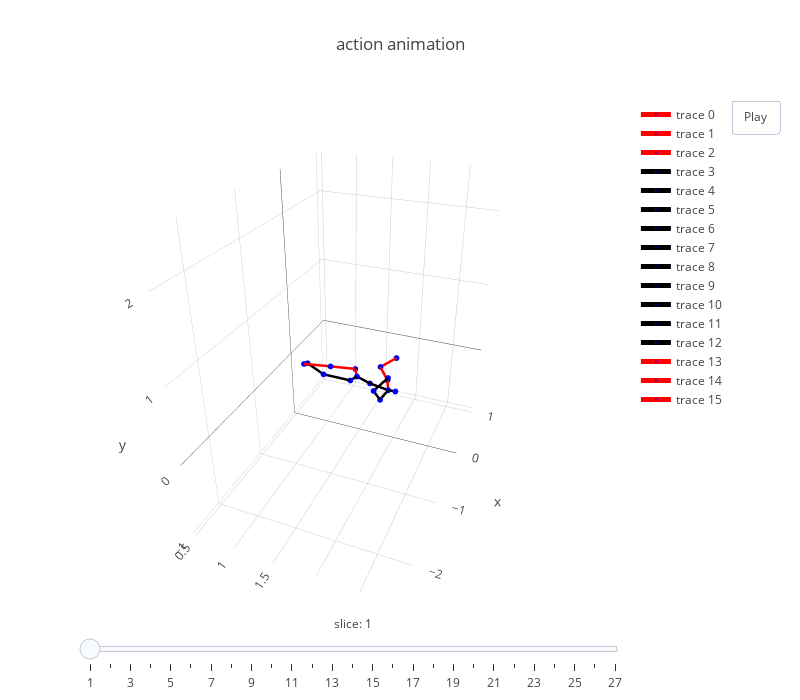

Notebook cell for this chart:
### Code cell
obj_pts = gt_reproj.reshape(-1, 3)
xmin = obj_pts[:,0].min()
ymin = obj_pts[:,1].min()
zmin = obj_pts[:,2].min()
xmax = obj_pts[:,0].max()
ymax = obj_pts[:,1].max()
zmax = obj_pts[:,2].max()

frames, layout = generate_frames_layout(gt_reproj[::10], 
                                        dataset.skeleton(), 
                                        human36m_kpts_name, 
                                        x_range = [xmin, xmax], 
                                        y_range = [ymin, ymax], 
                                        z_range = [zmin, zmax])
fig = dict(data=get_line_3d_segs(gt_reproj, 0, dataset.skeleton(), human36m_kpts_name), layout=layout, frames=frames)
plotly.offline.iplot(fig)

### Figure 1 — Plotly figure (JSON) as saved in the notebook; plotly's stock layout.template omitted (floating-point values rounded to 4 significant figures)
{"data": [{"line": {"color": "red", "width": 5}, "marker": {"color": "blue", "size": 2}, "text": ["RHip"], "type": "scatter3d", "uid": "61663cb2-ae91-412a-934c-ef5dc2629951", "x": [0.5282, 0.4813], "y": [-0.383, -0.4749], "z": [1.218, 1.264]}, {"line": {"color": "red", "width": 5}, "marker": {"color": "blue", "size": 2}, "text": ["RKnee"], "type": "scatter3d", "uid": "4410b38e-3911-4ac8-9108-adac509d6d6c", "x": [0.2572, 0.5282], "y": [-0.2475, -0.383], "z": [0.9475, 1.218]}, {"line": {"color": "red", "width": 5}, "marker": {"color": "blue", "size": 2}, "text": ["RAnkle"], "type": "scatter3d", "uid": "9cb646ff-1ef5-4b66-bb8e-002bb030ddf3", "x": [0.2474, 0.2572], "y": [-0.2967, -0.2475], "z": [0.5295, 0.9475]}, {"line": {"color": "black", "width": 5}, "marker": {"color": "blue", "size": 2}, "text": ["LHip"], "type": "scatter3d", "uid": "f1a3ff33-6fa8-425f-a265-b07652eca3ae", "x": [0.4075, 0.4813], "y": [-0.5167, -0.4749], "z": [1.189, 1.264]}, {"line": {"color": "black", "width": 5}, "marker": {"color": "blue", "size": 2}, "text": ["LKnee"], "type": "scatter3d", "uid": "ff518162-8490-4510-8ee7-29954db8806c", "x": [0.2316, 0.4075], "y": [-0.3905, -0.5167], "z": [0.8455, 1.189]}, {"line": {"color": "black", "width": 5}, "marker": {"color": "blue", "size": 2}, "text": ["LAnkle"], "type": "scatter3d", "uid": "a01aa991-b2a9-462c-951e-666ad1ad95c9", "x": [0.4482, 0.2316], "y": [-0.4081, -0.3905], "z": [0.4849, 0.8455]}, {"line": {"color": "black", "width": 5}, "marker": {"color": "blue", "size": 2}, "text": ["Spine1"], "type": "scatter3d", "uid": "f044fbd6-99b9-4b9a-9463-9cf6bd87419c", "x": [0.5212, 0.4813], "y": [-0.5721, -0.4749], "z": [1.452, 1.264]}, {"line": {"color": "black", "width": 5}, "marker": {"color": "blue", "size": 2}, "text": ["Neck"], "type": "scatter3d", "uid": "b5f95e46-7a90-4797-8cbe-596dd904db38", "x": [0.5649, 0.5212], "y": [-0.6499, -0.5721], "z": [1.721, 1.452]}, {"line": {"color": "black", "width": 5}, "marker": {"color": "blue", "size": 2}, "text": ["Head"], "type": "scatter3d", "uid": "47595085-91e5-42fb-b5bd-ddc34a45df73", "x": [0.5667, 0.5649], "y": [-0.6458, -0.6499], "z": [1.829, 1.721]}, {"line": {"color": "black", "width": 5}, "marker": {"color": "blue", "size": 2}, "text": ["Site"], "type": "scatter3d", "uid": "e066b787-de9b-4311-840f-3f19c7b5358e", "x": [0.5667, 0.5667], "y": [-0.6458, -0.6458], "z": [1.829, 1.829]}, {"line": {"color": "black", "width": 5}, "marker": {"color": "blue", "size": 2}, "text": ["LShoulder"], "type": "scatter3d", "uid": "b58128b9-4b75-4e21-ba8b-28f2d53f4755", "x": [0.3828, 0.5649], "y": [-0.7178, -0.6499], "z": [1.662, 1.721]}, {"line": {"color": "black", "width": 5}, "marker": {"color": "blue", "size": 2}, "text": ["LElbow"], "type": "scatter3d", "uid": "b7e719be-48af-4584-a4dc-6d74c18bb695", "x": [0.2412, 0.3828], "y": [-0.4888, -0.7178], "z": [1.611, 1.662]}, {"line": {"color": "black", "width": 5}, "marker": {"color": "blue", "size": 2}, "text": ["LWrist"], "type": "scatter3d", "uid": "99d64347-28cd-41cb-9d13-df8d57960f75", "x": [0.4353, 0.2412], "y": [-0.3542, -0.4888], "z": [1.754, 1.611]}, {"line": {"color": "red", "width": 5}, "marker": {"color": "blue", "size": 2}, "text": ["RShoulder"], "type": "scatter3d", "uid": "1903a589-2b59-46f0-a78b-98ec88d02202", "x": [0.7391, 0.5649], "y": [-0.6019, -0.6499], "z": [1.646, 1.721]}, {"line": {"color": "red", "width": 5}, "marker": {"color": "blue", "size": 2}, "text": ["RElbow"], "type": "scatter3d", "uid": "a2f23d61-986f-4d67-ad95-646582e937e4", "x": [0.9294, 0.7391], "y": [-0.5197, -0.6019], "z": [1.467, 1.646]}, {"line": {"color": "red", "width": 5}, "marker": {"color": "blue", "size": 2}, "text": ["RWrist"], "type": "scatter3d", "uid": "526cf556-cc36-4ac5-b4b7-8a8293cd559f", "x": [1.09, 0.9294], "y": [-0.4082, -0.5197], "z": [1.663, 1.467]}, {"line": {"color": "#1f77b4", "width": 1}, "marker": {"color": "#1f77b4", "size": 1}, "type": "scatter3d", "uid": "925e6ce8-6ae4-45ff-aee9-fbc4c4258602", "x": [], "y": [], "z": []}], "layout": {"autosize": false, "height": 700, "scene": {"aspectratio": {"x": 1.13, "y": 1.109, "z": 0.7615}, "camera": {"eye": {"x": -1.743, "y": 1.071, "z": 0.71}, "up": {"x": 0, "y": 1, "z": 0}}, "xaxis": {"range": [-2.526, 1.09]}, "yaxis": {"range": [-1.017, 2.531]}, "zaxis": {"range": [0.4645, 2.901]}}, "sliders": [{"currentvalue": {"font": {"size": 12}, "prefix": "slice: ", "visible": true, "xanchor": "center"}, "len": 1, "steps": [{"args": [["frame1"], {"frame": {"duration": 70, "redraw": true}, "mode": "immediate", "transition": {"duration": 0}}], "label": "1", "method": "animate"}, {"args": [["frame2"], {"frame": {"duration": 70, "redraw": true}, "mode": "immediate", "transition": {"duration": 0}}], "label": "2", "method": "animate"}, {"args": [["frame3"], {"frame": {"duration": 70, "redraw": true}, "mode": "immediate", "transition": {"duration": 0}}], "label": "3", "method": "animate"}, {"args": [["frame4"], {"frame": {"duration": 70, "redraw": true}, "mode": "immediate", "transition": {"duration": 0}}], "label": "4", "method": "animate"}, {"args": [["frame5"], {"frame": {"duration": 70, "redraw": true}, "mode": "immediate", "transition": {"duration": 0}}], "label": "5", "method": "animate"}, {"args": [["frame6"], {"frame": {"duration": 70, "redraw": true}, "mode": "immediate", "transition": {"duration": 0}}], "label": "6", "method": "animate"}, {"args": [["frame7"], {"frame": {"duration": 70, "redraw": true}, "mode": "immediate", "transition": {"duration": 0}}], "label": "7", "method": "animate"}, {"args": [["frame8"], {"frame": {"duration": 70, "redraw": true}, "mode": "immediate", "transition": {"duration": 0}}], "label": "8", "method": "animate"}, {"args": [["frame9"], {"frame": {"duration": 70, "redraw": true}, "mode": "immediate", "transition": {"duration": 0}}], "label": "9", "method": "animate"}, {"args": [["frame10"], {"frame": {"duration": 70, "redraw": true}, "mode": "immediate", "transition": {"duration": 0}}], "label": "10", "method": "animate"}, {"args": [["frame11"], {"frame": {"duration": 70, "redraw": true}, "mode": "immediate", "transition": {"duration": 0}}], "label": "11", "method": "animate"}, {"args": [["frame12"], {"frame": {"duration": 70, "redraw": true}, "mode": "immediate", "transition": {"duration": 0}}], "label": "12", "method": "animate"}, {"args": [["frame13"], {"frame": {"duration": 70, "redraw": true}, "mode": "immediate", "transition": {"duration": 0}}], "label": "13", "method": "animate"}, {"args": [["frame14"], {"frame": {"duration": 70, "redraw": true}, "mode": "immediate", "transition": {"duration": 0}}], "label": "14", "method": "animate"}, {"args": [["frame15"], {"frame": {"duration": 70, "redraw": true}, "mode": "immediate", "transition": {"duration": 0}}], "label": "15", "method": "animate"}, {"args": [["frame16"], {"frame": {"duration": 70, "redraw": true}, "mode": "immediate", "transition": {"duration": 0}}], "label": "16", "method": "animate"}, {"args": [["frame17"], {"frame": {"duration": 70, "redraw": true}, "mode": "immediate", "transition": {"duration": 0}}], "label": "17", "method": "animate"}, {"args": [["frame18"], {"frame": {"duration": 70, "redraw": true}, "mode": "immediate", "transition": {"duration": 0}}], "label": "18", "method": "animate"}, {"args": [["frame19"], {"frame": {"duration": 70, "redraw": true}, "mode": "immediate", "transition": {"duration": 0}}], "label": "19", "method": "animate"}, {"args": [["frame20"], {"frame": {"duration": 70, "redraw": true}, "mode": "immediate", "transition": {"duration": 0}}], "label": "20", "method": "animate"}, {"args": [["frame21"], {"frame": {"duration": 70, "redraw": true}, "mode": "immediate", "transition": {"duration": 0}}], "label": "21", "method": "animate"}, {"args": [["frame22"], {"frame": {"duration": 70, "redraw": true}, "mode": "immediate", "transition": {"duration": 0}}], "label": "22", "method": "animate"}, {"args": [["frame23"], {"frame": {"duration": 70, "redraw": true}, "mode": "immediate", "transition": {"duration": 0}}], "label": "23", "method": "animate"}, {"args": [["frame24"], {"frame": {"duration": 70, "redraw": true}, "mode": "immediate", "transition": {"duration": 0}}], "label": "24", "method": "animate"}, {"args": [["frame25"], {"frame": {"duration": 70, "redraw": true}, "mode": "immediate", "transition": {"duration": 0}}], "label": "25", "method": "animate"}, {"args": [["frame26"], {"frame": {"duration": 70, "redraw": true}, "mode": "immediate", "transition": {"duration": 0}}], "label": "26", "method": "animate"}, {"args": [["frame27"], {"frame": {"duration": 70, "redraw": true}, "mode": "immediate", "transition": {"duration": 0}}], "label": "27", "method": "animate"}], "transition": {"duration": 0}, "x": 0, "y": 0}], "title": {"text": "action animation"}, "updatemenus": [{"buttons": [{"args": [null], "label": "Play", "method": "animate"}], "pad": {"r": 10, "t": 0}, "showactive": false, "type": "buttons", "x": 1.3, "xanchor": "right", "y": 1, "yanchor": "top"}], "width": 800}}
